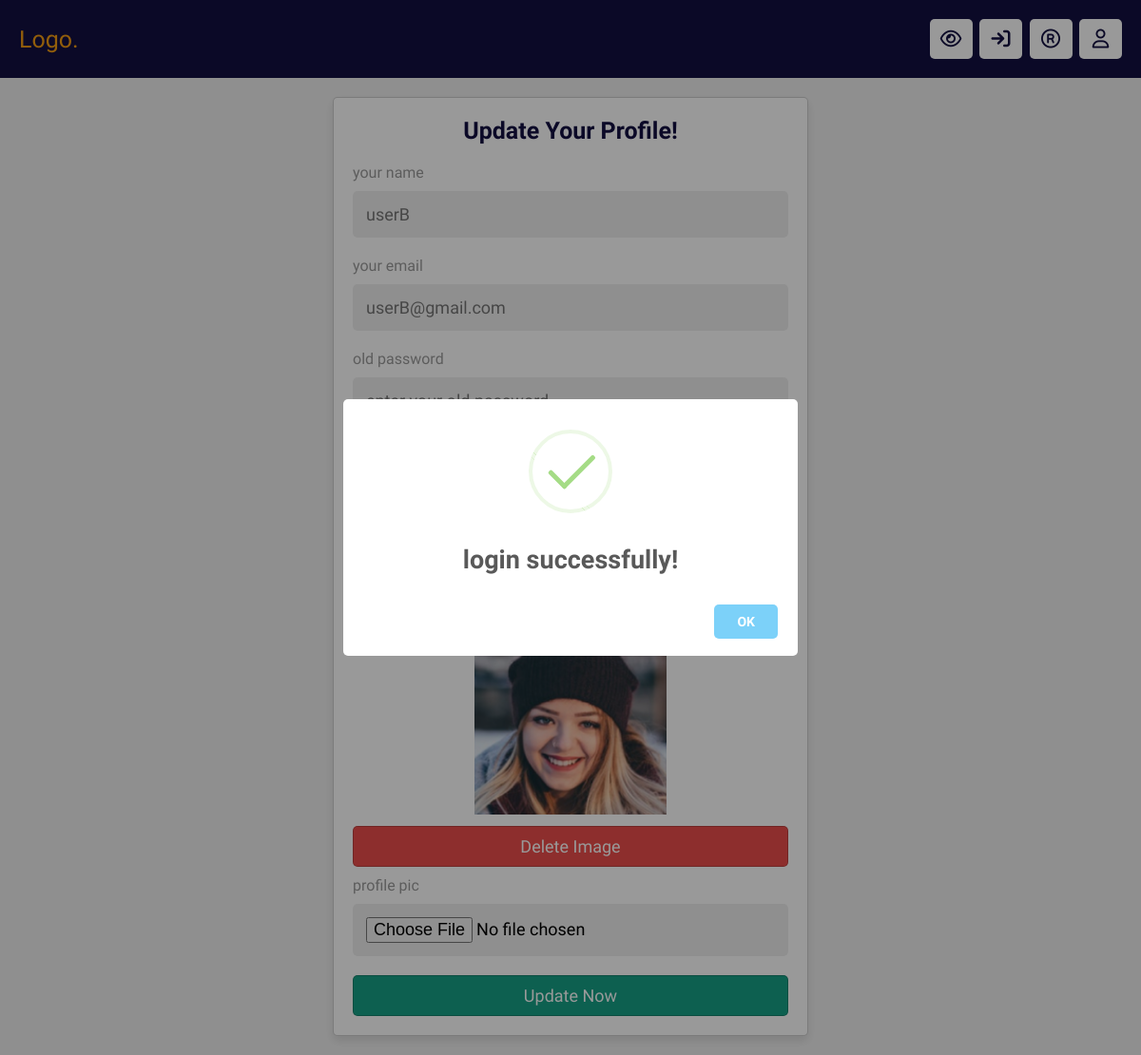
/update.php (signed in), run on the app's committed database.
### tables this page shows
CREATE TABLE `users` (
  `id` int(20) NOT NULL,
  `name` varchar(50) NOT NULL,
  `email` varchar(50) NOT NULL,
  `password` varchar(100) NOT NULL,
  `image` varchar(30) NOT NULL
);

### update.php (the view, shortened to what this page needs)
<?php
require('./assets/components/connect.php');
?>
<!DOCTYPE html>
<html lang="en">
<head>
    <link rel="stylesheet" href="https://cdnjs.cloudflare.com/ajax/libs/font-awesome/6.4.2/css/all.min.css">
    <link rel="stylesheet" href="./assets/css/style.css">
</head>
<body>
<?php  require('./assets/components/header.php');  ?>
<section class="account-form">
    <form action="" method="post" enctype="multipart/form-data">
        <h3>update your profile!</h3>
        <p class="placeholder">your name </p>
        <input type="text" name="name" class="box" placeholder="<?= $fetch_users['name']; ?>"
        maxlength="50">
        <p class="placeholder">your email </p>
        <input type="email" name="email" class="box" placeholder="<?= $fetch_users['email']; ?>"
        maxlength="50">
        <p class="placeholder">old password </p>
        <p class="placeholder">new password </p>
        <p class="placeholder">confirm password </p>
        <?php
            if($fetch_users['image'] != ''){
        ?>
            <img src="./assets/uploaded_files/<?= $fetch_users['image']; ?>" class="image" alt="">
            <input type="submit" name="delete_image" class="delete-btn" value="delete image"
            onclick="return confirm('delete this image?');">
        <?php
        }
        ?>
        <p class="placeholder">profile pic</p>
        <input type="file" name="image" class="box" accept="image/jpg, image/jpeg, image/png, image/webp">
        <input type="submit" name="submit" class="btn" value="update now">
    </form>
</section>
</body>
</html>

### assets/css/style.css (style rules this page uses)
:root { --main-color: #16a085; --red: #eb4d4b; --orange: #f39c12; --black: #130f40; --light-color: #999; --light-bg: #eee; --white: #fff; --border: 0.1rem solid rgba(0, 0, 0, 0.2); --box-shadow: 0 0.5rem 1rem rgba(0, 0, 0, 0.1); }
* { margin: 0; padding: 0; box-sizing: border-box; text-decoration: none; outline: 0; border: 0; font-family: "Comfortaa", sans-serif; scrollbar-color: var(--main-color) --black; scrollbar-width: thin; }
html { font-size: 62.5%; overflow-x: hidden; }
body { background: var(--light-bg); }
section { max-width: 1200px; margin: 0 auto; padding: 2rem; }
.btn, .option-btn, .delete-btn { display: inline-block; width: 100%; }
.btn, .option-btn, .delete-btn, .inline-btn, .inline-option-btn, .inline-delete-btn { margin-top: 1rem; text-align: center; padding: 1rem 3rem; font-size: 1.8rem; border: var(--border); border-radius: 0.5rem; color: var(--white); cursor: pointer; text-transform: capitalize; }
.btn, .inline-btn { background: var(--main-color); }
.delete-btn, .inline-delete-btn { background: var(--red); }
.account-form form { background: var(--white); box-shadow: var(--box-shadow); padding: 2rem; border: var(--border); border-radius: 0.5rem; max-width: 50rem; margin: 0 auto; }
.account-form form h3 { text-align: center; font-size: 2.5rem; color: var(--black); text-transform: capitalize; padding-bottom: 1rem; }
.account-form form p { font-size: 1.6rem; color: var(--light-color); padding-top: 1rem; }
.account-form form .box { width: 100%; padding: 1.4rem; margin: 1rem 0; background: var(--light-bg); border-radius: 0.5rem; font-size: 1.8rem; }
.account-form form .image { width: 100%; height: 20rem; object-fit: contain; margin-top: 0.5rem; }

### data on the page
users: name "userB", email "userB@gmail.com", image (picture)
